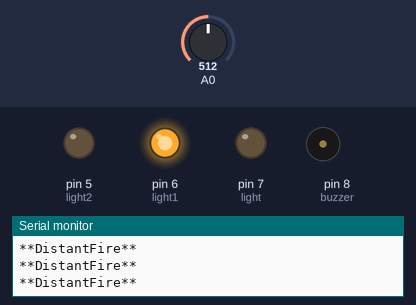
Recording of a sketch running on a simulated Arduino Uno, built with avr-gcc and run on an emulated ATmega328P. Shown: output pins drawn as LEDs (lit = HIGH), buzzer (waves = sounding), the last lines printed to the serial monitor. Inputs (shaded band) come from the test bench; at power-on: A0 = 512.

Above: at 1.3 s.
1.4 s: A0 set to 667
4.4 s: A0 set to 692
At 4.8 s:
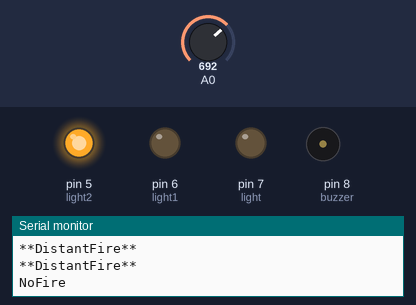
7.4 s: A0 set to 306
At 7.9 s:
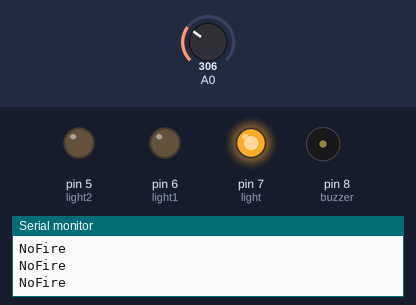
Timing chart, 0 to 10.4 s (numbered marks = the images above; inputs shaded):
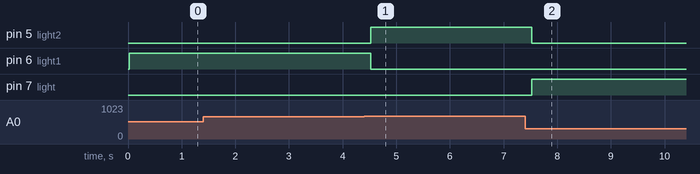

The sketch:

6._fire_alarm.ino
```cpp
#include<Wire.h>
const int sensorMin=0;
const int sensorMax=1024;
const int buzzer=8;
const int light=7;
const int light1=6;
const int light2=5;
void setup()
{
Serial.begin(9600);
pinMode(buzzer,OUTPUT);
pinMode(light,OUTPUT);
pinMode(light1,OUTPUT);
pinMode(light2,OUTPUT);
Serial.println("AnnamalaiUniversityBECSE2021");
Serial.println("FireDetectionProgram");
Serial.println(F("Firedetectiontest!"));
}

void loop()
{
int sensorReading = analogRead(A0);
int range= map(sensorReading,sensorMin,sensorMax,0,3);
switch(range)
{
case 0:
  tone(buzzer,1000);
  digitalWrite(light,HIGH);
  tone(buzzer,500);
  noTone(buzzer);
  break;

case 1:
  Serial.println("**DistantFire**");
  digitalWrite(light1,HIGH);
  break;

case 2:
  Serial.println("NoFire");
  digitalWrite(light2,HIGH);
  break;
}
delay(500);//delaybetweenreads
digitalWrite(light,LOW);
digitalWrite(light1,LOW);
digitalWrite(light2,LOW);
}
```

Measured:
- the behaviour switches between 682 and 683 on A0 (found by bisection; images 0 and 1)
- after the input at 4.4 s, pin 5 (light2): LOW → HIGH after 0.13 s; pin 6 (light1): HIGH → LOW after 0.13 s
- after the input at 7.4 s, pin 5 (light2): HIGH → LOW after 0.13 s; pin 7 (light): LOW → HIGH after 0.13 s
